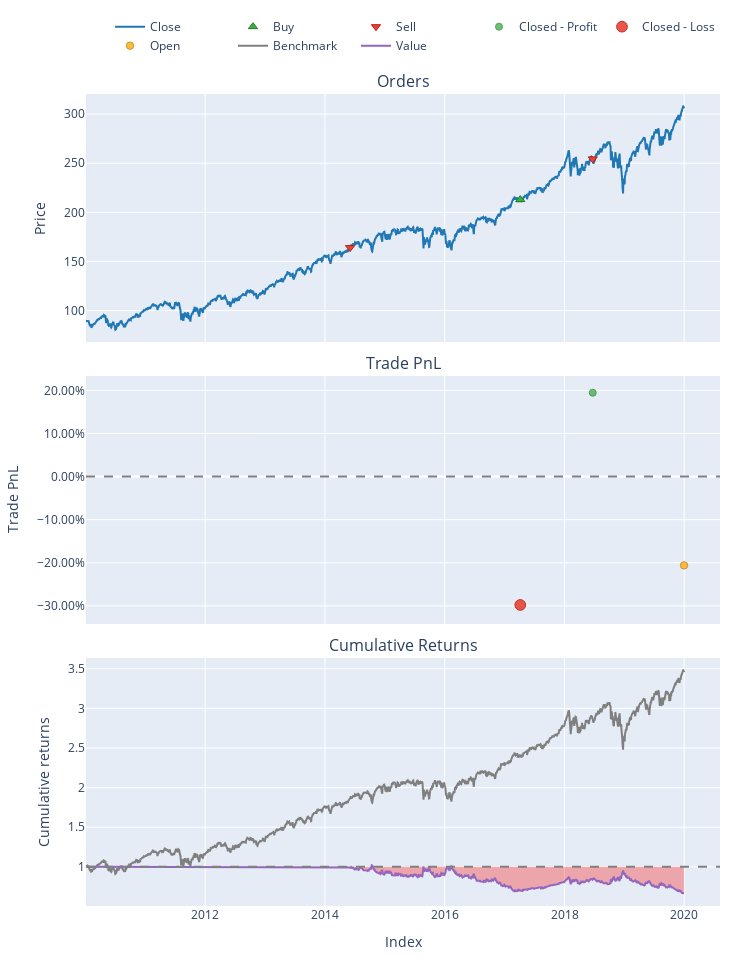

Write notebook code for a chart like this one.
### Code cell
portfolio.plot().show()

### Figure 1 — Plotly figure (JSON) as saved in the notebook; plotly's stock layout.template omitted (floating-point values rounded to 4 significant figures; data arrays with more than 128 entries replaced by an {"elided": "..."} marker saying what was removed)
{"data": [{"legendgroup": "0", "line": {"color": "#1f77b4"}, "name": "Close", "showlegend": true, "type": "scatter", "uid": "a1acc54a-f41a-4c25-bd52-699314d7b752", "x": {"elided": "2516 str values"}, "xaxis": "x", "y": {"elided": "2516 float values"}, "yaxis": "y"}, {"customdata": [[1, 0.9391, 0]], "hovertemplate": "Order Id: %{customdata[0]}<br>Timestamp: %{x}<br>Price: %{y}<br>Size: %{customdata[1]:.6f}<br>Fees: %{customdata[2]:.6f}", "legendgroup": "1", "marker": {"color": "#37B13F", "line": {"color": "rgb(38,123,44)", "width": 1}, "size": 8, "symbol": "triangle-up"}, "mode": "markers", "name": "Buy", "type": "scatter", "uid": "92f68b35-7e6b-4c44-91f0-ba688a635b04", "x": ["2017-04-06T04:00:00"], "xaxis": "x", "y": [213.0], "yaxis": "y"}, {"customdata": [[0, 0.6095, 0], [2, 0.6593, 0]], "hovertemplate": "Order Id: %{customdata[0]}<br>Timestamp: %{x}<br>Price: %{y}<br>Size: %{customdata[1]:.6f}<br>Fees: %{customdata[2]:.6f}", "legendgroup": "2", "marker": {"color": "#EA4335", "line": {"color": "rgb(181,31,18)", "width": 1}, "size": 8, "symbol": "triangle-down"}, "mode": "markers", "name": "Sell", "type": "scatter", "uid": "ba00f176-3a4f-41e0-a82d-008e53475a6c", "x": ["2014-06-03T04:00:00", "2018-06-22T04:00:00"], "xaxis": "x", "y": [164.1, 254.4], "yaxis": "y"}, {"customdata": [[1, 1, 13.66, 0.1945]], "hovertemplate": "Exit Trade Id: %{customdata[0]}<br>Position Id: %{customdata[1]}<br>Exit Timestamp: %{x}<br>PnL: %{customdata[2]:.6f}<br>Return: %{customdata[3]:.2%}", "legendgroup": "3", "marker": {"color": "#37B13F", "line": {"color": "rgb(38,123,44)", "width": 1}, "opacity": [0.75], "size": [7], "symbol": "circle"}, "mode": "markers", "name": "Closed - Profit", "type": "scatter", "uid": "4c1f80b1-64a1-43ed-9555-86534f393c18", "x": ["2018-06-22T04:00:00"], "xaxis": "x2", "y": [0.1945], "yaxis": "y2"}, {"customdata": [[0, 0, -29.79, -0.2979]], "hovertemplate": "Exit Trade Id: %{customdata[0]}<br>Position Id: %{customdata[1]}<br>Exit Timestamp: %{x}<br>PnL: %{customdata[2]:.6f}<br>Return: %{customdata[3]:.2%}", "legendgroup": "4", "marker": {"color": "#EA4335", "line": {"color": "rgb(181,31,18)", "width": 1}, "opacity": [0.9], "size": [10.72], "symbol": "circle"}, "mode": "markers", "name": "Closed - Loss", "type": "scatter", "uid": "81412cee-4e82-4f6a-95ba-87e8c66b7c27", "x": ["2017-04-06T04:00:00"], "xaxis": "x2", "y": [-0.2979], "yaxis": "y2"}, {"customdata": [[2, 2, -17.28, -0.2061]], "hovertemplate": "Exit Trade Id: %{customdata[0]}<br>Position Id: %{customdata[1]}<br>Exit Timestamp: %{x}<br>PnL: %{customdata[2]:.6f}<br>Return: %{customdata[3]:.2%}", "legendgroup": "5", "marker": {"color": "#FFAA00", "line": {"color": "rgb(178,118,0)", "width": 1}, "opacity": [0.7668], "size": [7.416], "symbol": "circle"}, "mode": "markers", "name": "Open", "type": "scatter", "uid": "f3913cde-02db-4da1-ab8a-8a3e113e01b6", "x": ["2019-12-31T05:00:00"], "xaxis": "x2", "y": [-0.2061], "yaxis": "y2"}, {"legendgroup": "6", "line": {"color": "#7f7f7f"}, "name": "Benchmark", "showlegend": true, "type": "scatter", "uid": "c63aa1b9-5431-4c48-890e-02ed019ca788", "x": {"elided": "2516 str values"}, "xaxis": "x3", "y": {"elided": "2516 float values"}, "yaxis": "y3"}, {"hoverinfo": "skip", "legendgroup": "7", "line": {"color": "rgba(0, 0, 0, 0)", "width": 0}, "opacity": 0, "showlegend": false, "type": "scatter", "uid": "d78411f4-b99a-4bb1-ac92-7f09144e9943", "x": {"elided": "2516 str values"}, "xaxis": "x3", "y": {"elided": "2516 int values"}, "yaxis": "y3"}, {"connectgaps": false, "fill": "tonexty", "fillcolor": "rgba(0, 128, 0, 0.3)", "hoverinfo": "skip", "legendgroup": "7", "line": {"color": "rgba(0, 0, 0, 0)", "width": 0}, "opacity": 0, "showlegend": false, "type": "scatter", "uid": "c7a594a1-173f-4fe0-ac22-08487f33bc47", "x": {"elided": "2516 str values"}, "xaxis": "x3", "y": {"elided": "2516 float values"}, "yaxis": "y3"}, {"hoverinfo": "skip", "legendgroup": "7", "line": {"color": "rgba(0, 0, 0, 0)", "width": 0}, "opacity": 0, "showlegend": false, "type": "scatter", "uid": "033ce721-7d87-4a3b-be92-3c265a20cc35", "x": {"elided": "2516 str values"}, "xaxis": "x3", "y": {"elided": "2516 int values"}, "yaxis": "y3"}, {"connectgaps": false, "fill": "tonexty", "fillcolor": "rgba(255, 0, 0, 0.3)", "hoverinfo": "skip", "legendgroup": "7", "line": {"color": "rgba(0, 0, 0, 0)", "width": 0}, "opacity": 0, "showlegend": false, "type": "scatter", "uid": "644dfcaf-5261-437e-a676-789bb86047aa", "x": {"elided": "2516 str values"}, "xaxis": "x3", "y": {"elided": "2516 float values"}, "yaxis": "y3"}, {"legendgroup": "8", "line": {"color": "#9467bd"}, "name": "Value", "showlegend": true, "type": "scatter", "uid": "4b52e594-33bd-4942-b363-fbea6b43af87", "x": {"elided": "2516 str values"}, "xaxis": "x3", "y": {"elided": "2516 float values"}, "yaxis": "y3"}, {"hoverinfo": "skip", "legendgroup": "7", "line": {"color": "rgba(0, 0, 0, 0)", "width": 0}, "opacity": 0, "showlegend": false, "type": "scatter", "uid": "fe32a3ab-0b56-4efb-945a-8a257deda151", "x": {"elided": "2516 str values"}, "xaxis": "x3", "y": {"elided": "2516 int values"}, "yaxis": "y3"}], "layout": {"annotations": [{"font": {"size": 16}, "showarrow": false, "text": "Orders", "x": 0.5, "xanchor": "center", "xref": "paper", "y": 1, "yanchor": "bottom", "yref": "paper"}, {"font": {"size": 16}, "showarrow": false, "text": "Trade PnL", "x": 0.5, "xanchor": "center", "xref": "paper", "y": 0.6528, "yanchor": "bottom", "yref": "paper"}, {"font": {"size": 16}, "showarrow": false, "text": "Cumulative Returns", "x": 0.5, "xanchor": "center", "xref": "paper", "y": 0.3056, "yanchor": "bottom", "yref": "paper"}], "height": 960, "legend": {"orientation": "h", "traceorder": "normal", "x": 1, "xanchor": "right", "y": 1.042, "yanchor": "bottom"}, "margin": {"b": 30, "l": 30, "r": 30, "t": 30}, "shapes": [{"line": {"color": "gray", "dash": "dash"}, "type": "line", "x0": 0, "x1": 1, "xref": "paper", "y0": 0, "y1": 0, "yref": "y2"}, {"line": {"color": "gray", "dash": "dash"}, "type": "line", "x0": 0, "x1": 1, "xref": "paper", "y0": 1, "y1": 1, "yref": "y3"}], "showlegend": true, "width": 750, "xaxis": {"anchor": "y", "domain": [0, 1], "matches": "x3", "showticklabels": false}, "xaxis2": {"anchor": "y2", "domain": [0, 1], "matches": "x3", "showticklabels": false}, "xaxis3": {"anchor": "y3", "domain": [0, 1], "title": {"text": "Index"}}, "yaxis": {"anchor": "x", "domain": [0.6944, 1], "title": {"text": "Price"}}, "yaxis2": {"anchor": "x2", "domain": [0.3472, 0.6528], "tickformat": ".2%", "title": {"text": "Trade PnL"}}, "yaxis3": {"anchor": "x3", "domain": [0, 0.3056], "title": {"text": "Cumulative returns"}}}}
